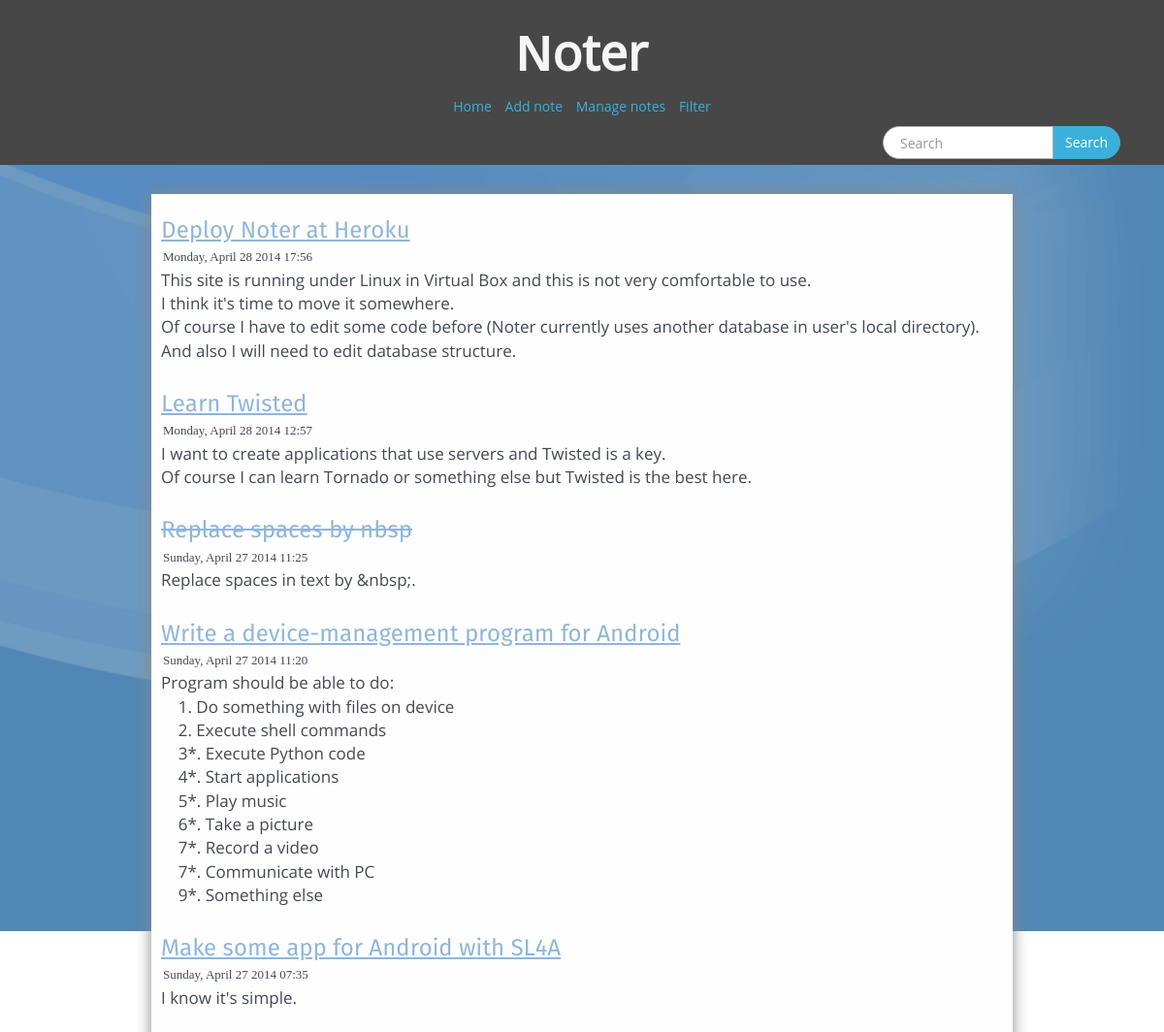
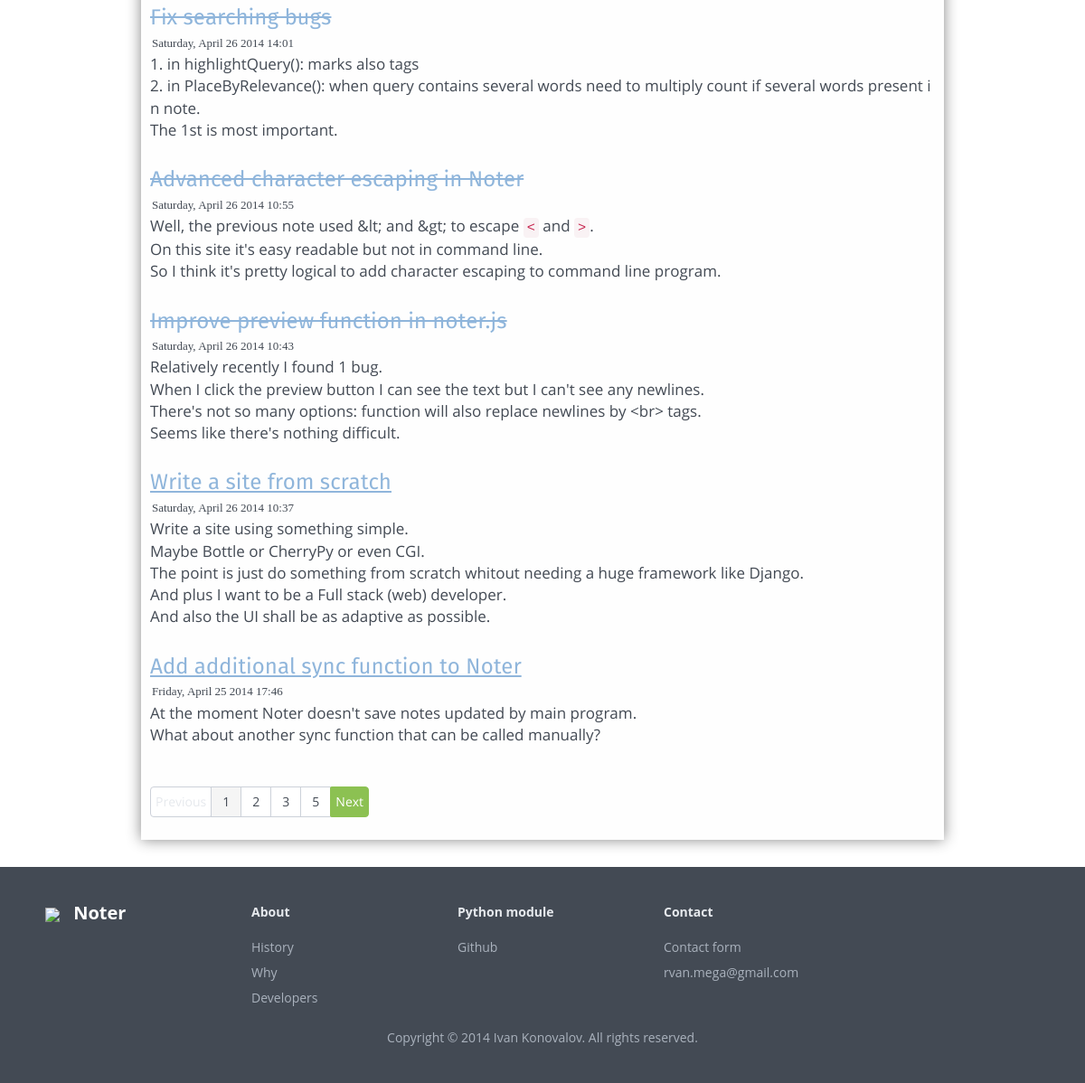
The app's page / (signed in) with its own data (2 pictures, top to bottom).
### note/models.py (models this page shows)
class Note(models.Model):
	id = models.AutoField(primary_key=True)
	title = models.CharField(max_length=100)
	text = models.TextField()
	tags = models.TextField()
	is_todo = models.BooleanField(default=False)
	is_checked = models.BooleanField(default=False)
	date = models.DateTimeField(auto_now_add=True)
	class Meta:
		ordering = ["-date"]
	if sys.version_info.major > 2:
		def __str__(self):
			return self.title
	else:
		def __unicode__(self):
			return self.title

### note/views.py (the view)
# urls.py: url(r'^(?P<pn>\d*)$', 'note.views.home'),
def home(request, pn=1):
	if not request.user.is_authenticated(): # If user is not logged in
		raise Http404 # Display '404 Not Found' error
	try:
		pn = int(pn)
	except ValueError:
		pn = 1
	notes = Note.objects.all() # Get all the notes
	p = Paginator(notes, 10) # Split into pages
	if pn > p.num_pages: # if current page number is too big show 404 error
		raise Http404
	current_page = replaceNewLines(p.page(pn)) # Replace all the newlines by <br/> HTML tags
	prange = page_range(pn, p.num_pages) # Generate page range
	context = {
		"notes": current_page, # Content of current page
		"current_page_number": pn, # Current page number
		"num_pages": p.num_pages, # Number of pages
		"page_range": prange # Pages that will be displayed
	}
	return render_to_response("home.html", context) # Render page

### note/functions.py (called while the page is built)
def page_range(pn, num_pages, max_next=3):
	return range(pn-max_next if num_pages > max_next and pn > max_next else 1, pn+max_next if num_pages > pn+max_next else pn+num_pages-pn+1 or num_pages)

def replaceNewLinesString(s):
	return s.replace("\n", "<br/>").replace(" ", "&nbsp;")

def replaceNewLines(obj):
	for i in range(len(obj.object_list)):
		obj.object_list[i].text = replaceNewLinesString(obj.object_list[i].text)
	return obj

### note/templatetags/addsub.py (called while the page is built)
@register.filter(name="sub")
def sub(value, arg):
	return eval(str(value))-eval(arg)

@register.filter(name="addd")
def addd(value, arg):
	return eval(str(value))+eval(arg)

### templates/home.html (shortened to what this page needs)
{% extends "base.html" %}
{% load addsub %}
{% block content %}
	{% for note in notes %}
		{% include "include/note.html" %}
	{% endfor %}
	{% with current_url="/" %}
		{% include "include/pagination.html" %}
	{% endwith %}
{% endblock %}

### templates/include/note.html
<div class="note {% if note.is_todo and note.is_checked %}checked{% elif note.is_todo and not note.is_checked %}unchecked{% endif %}" id="note-{{ note.id }}">
	<a href="/note/{{ note.id }}" onclick="load_page('/note/{{ note.id }}/'); return false;">
		<span class="title">{{ note.title }}</span>
	</a>
	<div class="date"><time datetime="{{ note.date }}">{{ note.date|date:"l, F j Y H:i" }}</time></div>
	<p class="text">{{ note.text|safe }}</p>
</div>

### static/css/style.css (style rules this page uses)
body { z-index: 1000; background-image: url("/static/img/background2.gif"); background-repeat: no-repeat; background-attachment: fixed; background-size: 100% auto; }
.checked .title { text-decoration: line-through; }
.unchecked .title { text-decoration: underline; }
.date { font-family: Times; margin: 2px; font-size: 13px; }
.text { display: block; min-width: 240px; font-size: 17px; }
p { font-family: OpenSans, Verdana, Arial; }
.title { margin-bottom: 5px; min-width: 240px; text-decoration: none; font-size: 24px; font-family: Fira, Verdana, Arial; color: #74A4D3; opacity: 0.8; transition: opacity 1s ease-in-out; }
.note { word-wrap: break-word; padding-bottom: 15px; max-width: 1000px; min-width: 240px; }

### records on screen
Note: title "Deploy Noter at Heroku", date "Monday, April 28 2014 17:56", text "This site is running under Linux in Virtual Box and this is not very comfortable to use. I think it's time to move it somewhere. Of course I have to edit some code before (Noter currently uses another database in user's local directory). And also I will need to edit database structure."
Note: title "Learn Twisted", date "Monday, April 28 2014 12:57", text "I want to create applications that use servers and Twisted is a key. Of course I can learn Tornado or something else but Twisted is the best here."
Note: title "Replace spaces by nbsp", date "Sunday, April 27 2014 11:25", text "Replace spaces in text by &nbsp;."
Note: title "Write a device-management program for Android", date "Sunday, April 27 2014 11:20", text "Program should be able to do: 1. Do something with files on device 2. Execute shell commands 3*. Execute Python code 4*. Start applications 5*. Play music 6*. Take a picture 7*. Record a video 7*. Communicate with PC 9*. Something else"
Note: title "Make some app for Android with SL4A", date "Sunday, April 27 2014 07:35", text "I know it's simple."
Note: title "Fix searching bugs", date "Saturday, April 26 2014 14:01", text "1. in highlightQuery(): marks also tags 2. in PlaceByRelevance(): when query contains several words need to multiply count if several words present in note. The 1st is most important."
Note: title "Advanced character escaping in Noter", date "Saturday, April 26 2014 10:55", text "Well, the previous note used &lt; and &gt; to escape < and > . On this site it's easy readable but not in command line. So I think it's pretty logical to add character escaping to command line program."
Note: title "Improve preview function in noter.js", date "Saturday, April 26 2014 10:43", text "Relatively recently I found 1 bug. When I click the preview button I can see the text but I can't see any newlines. There's not so many options: function will also replace newlines by <br> tags. Seems like there's nothing difficult."
Note: title "Write a site from scratch", date "Saturday, April 26 2014 10:37", text "Write a site using something simple. Maybe Bottle or CherryPy or even CGI. The point is just do something from scratch whitout needing a huge framework like Django. And plus I want to be a Full stack (web) developer. And also the UI shall be as adaptive as possible."
Note: title "Add additional sync function to Noter", date "Friday, April 25 2014 17:46", text "At the moment Noter doesn't save notes updated by main program. What about another sync function that can be called manually?"

### other values on screen
{{ page }} "1"
{{ page }} "2" "3"
{{ num_pages }} "5"
